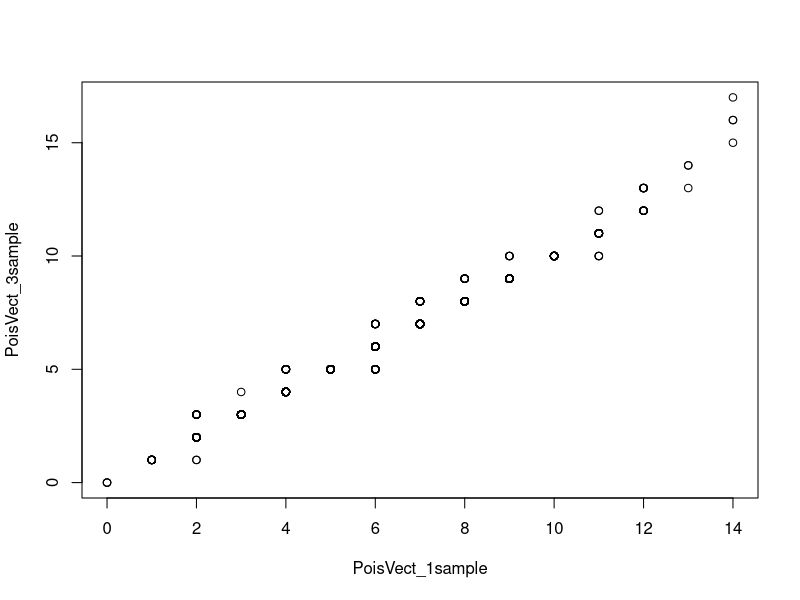

This figure's R source:
PoisVect_3sample_Deviates <- vector(length=3)
PoisVect_3sample <- vector()
PoisVect_1sample <- vector()


for(i in 1:1000){
  PoisVect_3sample_Deviates[1] <- rpois(1,2)
  PoisVect_3sample_Deviates[2] <- rpois(1,2)
  PoisVect_3sample_Deviates[3] <- rpois(1,2)
  PoisVect_3sample[i] = sum(PoisVect_3sample_Deviates)
  
  PoisVect <- rpois(3,2)
  PoisVect_1sample[i] = sum(PoisVect)
  
}

PoisVect_1sample <- sort(PoisVect_1sample)
PoisVect_3sample <- sort(PoisVect_3sample)
plot(PoisVect_1sample,PoisVect_3sample)